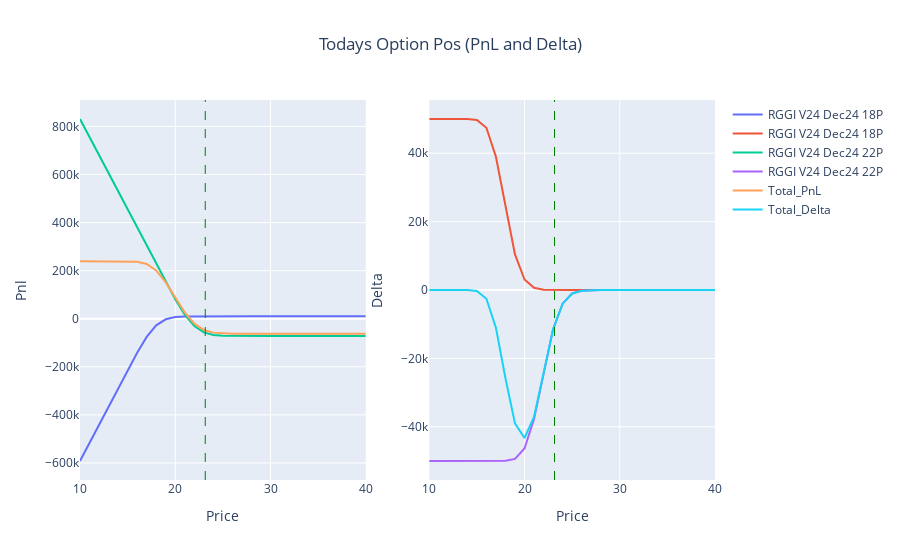

Notebook code cell kept with this figure:
### Markdown cell above
Post Sep Expiry, End of Year (to see theta impact)

### Code cell
pnl_delta_plot(end_of_year)

### Figure 1 — Plotly figure (JSON) as saved in the notebook; plotly's stock layout.template omitted (floating-point values rounded to 4 significant figures)
{"data": [{"name": "RGGI V24 Dec24 18P", "type": "scatter", "x": [10, 11, 12, 13, 14, 15, 16, 17, 18, 19, 20, 21, 22, 23, 24, 25, 26, 27, 28, 29, 30, 31, 32, 33, 34, 35, 36, 37, 38, 39, 40], "xaxis": "x", "y": [-592000.0, -516700.0, -441300.0, -366000.0, -290700.0, -215500.0, -141800.0, -75710.0, -27740.0, -2373.0, 6963.0, 9352.0, 9787.0, 9845.0, 9851.0, 9852.0, 9852.0, 9852.0, 9852.0, 9852.0, 9852.0, 9852.0, 9852.0, 9852.0, 9852.0, 9852.0, 9852.0, 9852.0, 9852.0, 9852.0, 9852.0], "yaxis": "y"}, {"name": "RGGI V24 Dec24 18P", "type": "scatter", "x": [10, 11, 12, 13, 14, 15, 16, 17, 18, 19, 20, 21, 22, 23, 24, 25, 26, 27, 28, 29, 30, 31, 32, 33, 34, 35, 36, 37, 38, 39, 40], "xaxis": "x2", "y": [50000, 50000.0, 50000.0, 50000.0, 49990.0, 49730.0, 47440.0, 38970.0, 24130.0, 10410.0, 3071.0, 631.5, 93.43, 10.3, 0.8761, 0.05927, 0.00328, 0.0001522, 6.053e-06, 2.102e-07, 6.489e-09, 1.832e-10, 5.551e-12, 0, 0, 0, 0, 0, 0, 0, 0], "yaxis": "y2"}, {"name": "RGGI V24 Dec24 22P", "type": "scatter", "x": [10, 11, 12, 13, 14, 15, 16, 17, 18, 19, 20, 21, 22, 23, 24, 25, 26, 27, 28, 29, 30, 31, 32, 33, 34, 35, 36, 37, 38, 39, 40], "xaxis": "x", "y": [831000.0, 755600.0, 680300.0, 605000.0, 529600.0, 454300.0, 379000.0, 303600.0, 228300.0, 153400.0, 80710.0, 16580.0, -30370.0, -56760.0, -67750.0, -71120.0, -71890.0, -72020.0, -72040.0, -72040.0, -72040.0, -72040.0, -72040.0, -72040.0, -72040.0, -72040.0, -72040.0, -72040.0, -72040.0, -72040.0, -72040.0], "yaxis": "y"}, {"name": "RGGI V24 Dec24 22P", "type": "scatter", "x": [10, 11, 12, 13, 14, 15, 16, 17, 18, 19, 20, 21, 22, 23, 24, 25, 26, 27, 28, 29, 30, 31, 32, 33, 34, 35, 36, 37, 38, 39, 40], "xaxis": "x2", "y": [-50000, -50000, -50000, -50000.0, -50000.0, -50000.0, -50000.0, -50000.0, -49950.0, -49400.0, -46350.0, -37720.0, -24180.0, -11510.0, -3999.0, -1021.0, -195.3, -28.68, -3.311, -0.3078, -0.02354, -0.001511, -8.282e-05, -3.943e-06, -1.654e-07, -6.189e-09, -2.109e-10, -5.551e-12, 0, 0, 0], "yaxis": "y2"}, {"mode": "lines", "name": "Total_PnL", "type": "scatter", "x": [10, 11, 12, 13, 14, 15, 16, 17, 18, 19, 20, 21, 22, 23, 24, 25, 26, 27, 28, 29, 30, 31, 32, 33, 34, 35, 36, 37, 38, 39, 40], "xaxis": "x", "y": [239000.0, 239000.0, 239000.0, 239000.0, 239000.0, 238800.0, 237200.0, 227900.0, 200600.0, 151000.0, 87670.0, 25930.0, -20580.0, -46920.0, -57900.0, -61270.0, -62030.0, -62170.0, -62190.0, -62190.0, -62190.0, -62190.0, -62190.0, -62190.0, -62190.0, -62190.0, -62190.0, -62190.0, -62190.0, -62190.0, -62190.0], "yaxis": "y"}, {"mode": "lines", "name": "Total_Delta", "type": "scatter", "x": [10, 11, 12, 13, 14, 15, 16, 17, 18, 19, 20, 21, 22, 23, 24, 25, 26, 27, 28, 29, 30, 31, 32, 33, 34, 35, 36, 37, 38, 39, 40], "xaxis": "x2", "y": [0, -8.158e-08, -0.0002548, -0.1117, -10.25, -268.1, -2562.0, -11030.0, -25820.0, -38990.0, -43280.0, -37090.0, -24090.0, -11500.0, -3999.0, -1021.0, -195.3, -28.68, -3.311, -0.3078, -0.02354, -0.001511, -8.282e-05, -3.943e-06, -1.654e-07, -6.189e-09, -2.109e-10, -5.551e-12, 0, 0, 0], "yaxis": "y2"}], "layout": {"autosize": true, "barmode": "stack", "shapes": [{"line": {"color": "green", "dash": "dash", "width": 1}, "type": "line", "x0": 23.15, "x1": 23.15, "xref": "x", "y0": 0, "y1": 1, "yref": "y domain"}, {"line": {"color": "green", "dash": "dash", "width": 1}, "type": "line", "x0": 23.15, "x1": 23.15, "xref": "x2", "y0": 0, "y1": 1, "yref": "y2 domain"}], "title": {"text": "Todays Option Pos (PnL and Delta)", "x": 0.5, "xanchor": "center"}, "xaxis": {"anchor": "y", "autorange": true, "domain": [0, 0.45], "range": [10, 40], "title": {"text": "Price"}, "type": "linear"}, "xaxis2": {"anchor": "y2", "autorange": true, "domain": [0.55, 1], "range": [10, 40], "title": {"text": "Price"}, "type": "linear"}, "yaxis": {"anchor": "x", "autorange": true, "domain": [0, 1], "range": [-671000.0, 910000.0], "title": {"text": "Pnl"}, "type": "linear"}, "yaxis2": {"anchor": "x2", "autorange": true, "domain": [0, 1], "range": [-55560.0, 55560.0], "title": {"text": "Delta"}, "type": "linear"}}}
